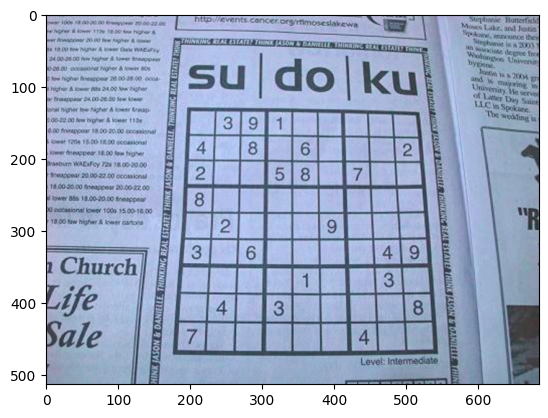
#> input picture Image Processing/class - 10/download.png, 548 x 418 px, found by its file name
$ jupyter execute high_pass_filter.ipynb
#> lines starting #> are read from the running program, lines starting #| are printed output that depends on the picture
[cell 1]
import numpy as np
import cv2 as cv
import matplotlib.pyplot as plt

[cell 2]
img = cv.imread(r'D:\Reserach\Deep Learning with Computer Vision\class - 10\download.png')
#> img is the input picture: shape (418, 548, 3); mean B, G, R 202.4, 178.1, 165.5

[cell 3]
sobel = cv.Sobel(img, -1,1,0,3)
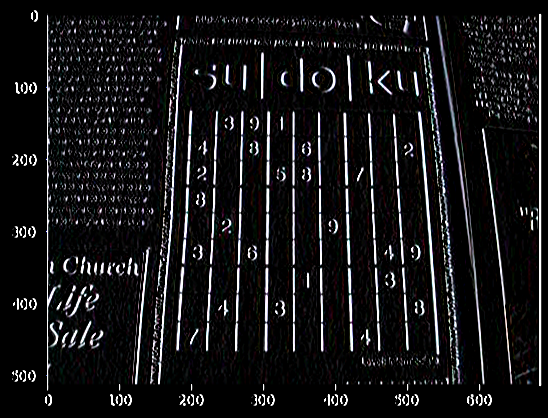
#> sobel: shape (418, 548, 3); mean B, G, R 23.4, 22.1, 22.4
plt.imshow(sobel,cmap='gray')
plt.title('Sobel')
plt.axis('off')

[cell 4]
sobel_x = cv.Sobel(img, -1,1,0,3)
sobel_y = cv.Sobel(img, -1,0,1,3)
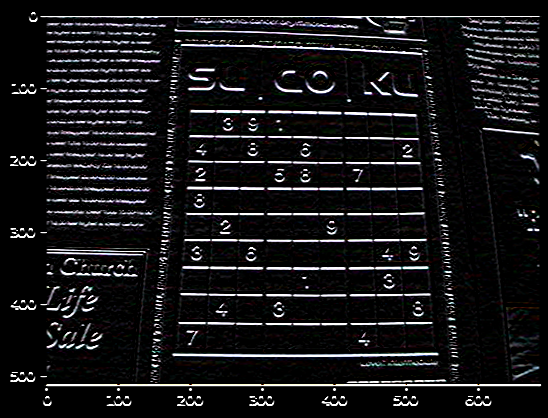
#> sobel_y: shape (418, 548, 3); mean B, G, R 24.4, 23, 23.3

plt.figure(figsize=(15,15))


plt.subplot(131)
plt.imshow(img,cmap='gray')
plt.title('Orginal')
plt.axis('off')


plt.subplot(132)

plt.imshow(sobel_x, cmap='gray')
plt.title('Vertical sobel filter')
plt.axis('off')

plt.subplot(133)
plt.imshow(sobel_y, cmap='gray')
plt.title('Horizontal sobel filter')
plt.axis('off')
plt.show()
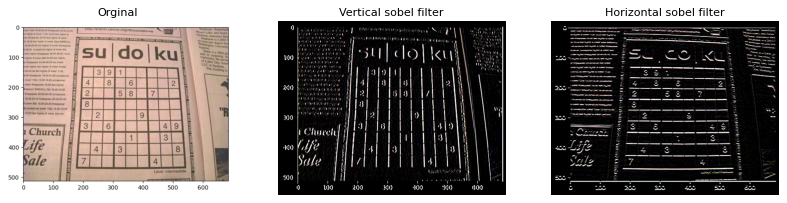
#> figure drawn by matplotlib, 3 panels; B, G, R data is drawn as R, G, B

[cell 5]
laplacian = cv.Laplacian(img,-1, ksize=3)
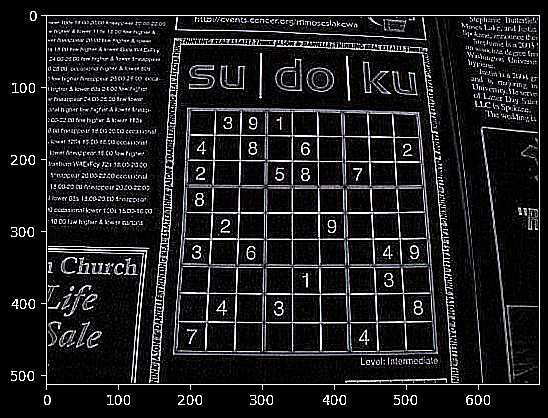
#> laplacian: shape (418, 548, 3); mean B, G, R 30.8, 29.2, 29.7
plt.imshow(laplacian, cmap='gray')
plt.title('Laplacian')
plt.axis('off')

[cell 6]
# sobel vs laplacain

sobel_x = cv.Sobel(img, -1,1,0,3)
sobel_y = cv.Sobel(img, -1,0,1,3)

laplacian = cv.Laplacian(img, -1)
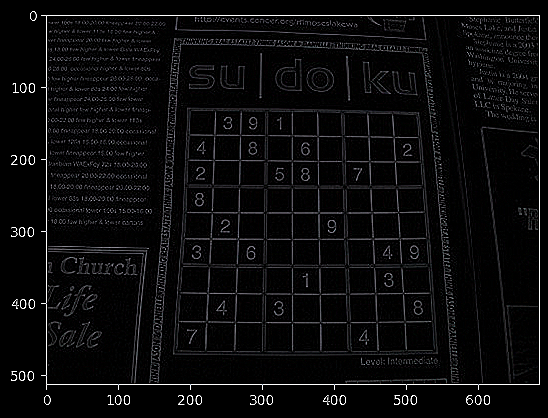
#> laplacian: shape (418, 548, 3); mean B, G, R 11.9, 11.2, 11.3

plt.figure(figsize=(10,8))


plt.subplot(221)
plt.imshow(img, cmap='gray')
plt.title('Orignal')
plt.axis('off')

plt.subplot(222)
plt.imshow(sobel_x, cmap='gray')
plt.title('Horizontal sobel filter')
plt.axis('off')

plt.subplot(223)
plt.imshow(sobel_y, cmap='gray')
plt.title('Horizontal sobel filter')
plt.axis('off')


plt.subplot(224)
plt.imshow(laplacian, cmap='gray')
plt.title('laplacian filter')
plt.axis('off')
plt.show()
#> figure, not shown here; B, G, R data is drawn as R, G, B
